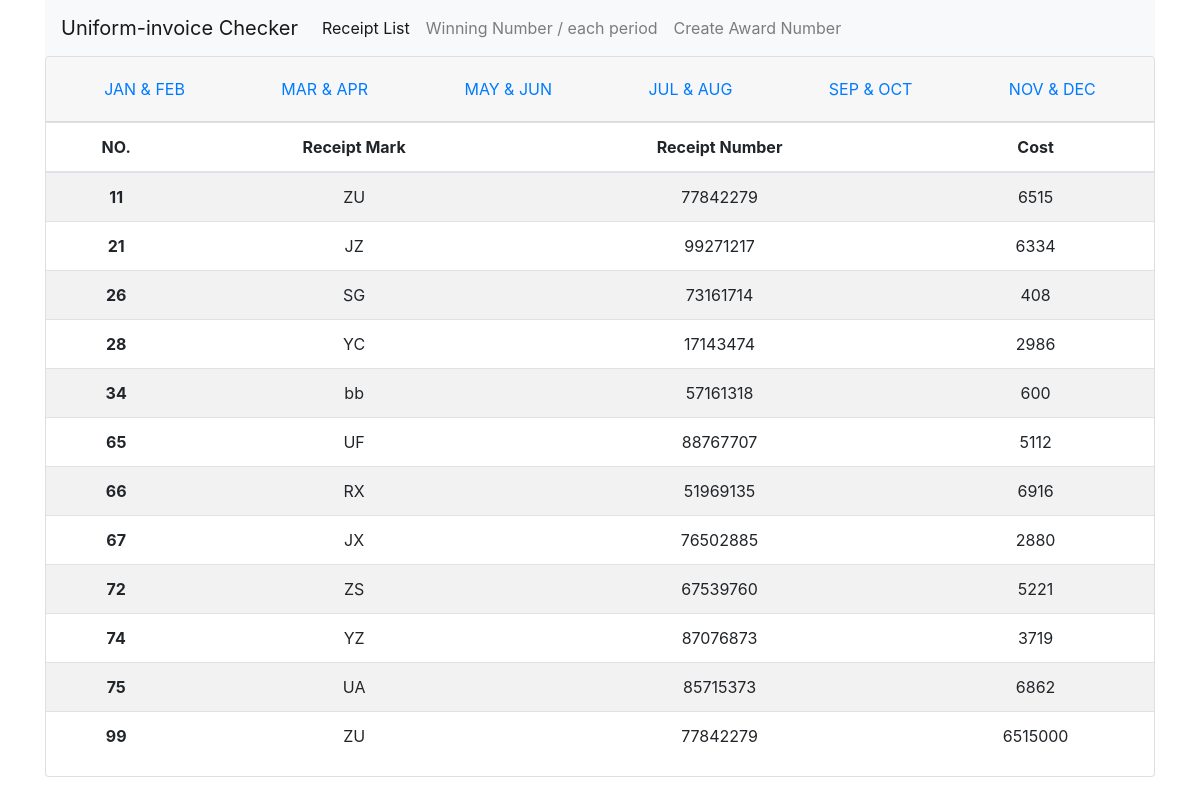
/receipt_list.php?period=2, run on the app's committed database.
### tables this page shows
CREATE TABLE `invoice` (
  `id` int(10) UNSIGNED NOT NULL,
  `code` varchar(2) NOT NULL,
  `number` varchar(8) NOT NULL,
  `period` tinyint(1) UNSIGNED NOT NULL,
  `expend` int(6) UNSIGNED NOT NULL,
  `year` varchar(4) NOT NULL
);

### com/base.php (called while the page is built, shortened)
<?php
$dsn="mysql:host=localhost;charset=utf8;dbname=Invoice";
$pdo=new PDO($dsn,'root',"12345678");
function all($table,...$arg){
    global $pdo;
    $sql="select * from $table ";
    if(isset($arg[0]) && is_array($arg[0])){
        $tmp=[];
        foreach($arg[0] as $key => $value){
            $tmp[]=sprintf("`%s`='%s'",$key,$value);
        }
        $sql=$sql." where " . implode(" && ",$tmp);
    }
    return $pdo->query($sql)->fetchAll();
}
?>

### receipt_list.php (the view, shortened to what this page needs)
<?php include_once "./com/base.php"; ?>
<!DOCTYPE html>
<html lang="en">
<head>
    <link rel="stylesheet" href="https://stackpath.bootstrapcdn.com/bootstrap/4.5.0/css/bootstrap.min.css">
</head>
<body>
    <form class="container" action="Key-in_Invoice.php" method="post">
        <?php
        include "header.php";
        $period = ceil(date("n") / 2);
        if (isset($_GET['period'])) {
            $period = $_GET['period'];
        }
        ?>
        <div class="card text-center">
            <header class="card-header">
                <ul class="nav nav-pills card-header-pills justify-content-around">
                    <li class="nav-item">
                        <a class="nav-link" href="receipt_list.php?period=1">JAN & FEB</a>
                    </li>
                    <li class="nav-item">
                        <a class="nav-link" href="receipt_list.php?period=2">MAR & APR</a>
                    </li>
                    <li class="nav-item">
                        <a class="nav-link" href="receipt_list.php?period=3">MAY & JUN</a>
                    </li>
                    <li class="nav-item">
                        <a class="nav-link" href="receipt_list.php?period=4">JUL & AUG</a>
                    </li>
                    <li class="nav-item">
                        <a class="nav-link" href="receipt_list.php?period=5">SEP & OCT</a>
                    </li>
                    <li class="nav-item">
                        <a class="nav-link" href="receipt_list.php?period=6">NOV & DEC</a>
                    </li>
                </ul>
            </header>
            <article>
                <div class="tab-pane fade show active">
                    <table class="table table-striped">
                        <thead>
                            <tr>
                                <th scope="col">NO.</th>
                                <th scope="col">Receipt Mark</th>
                                <th scope="col">Receipt Number</th>
                                <th scope="col">Cost</th>
                            </tr>
                        </thead>
                        <tbody>
                            <tr>
                                <?php
                                $rows = all("invoice", ["period" => $period]);
                                foreach ($rows as $row) {
                                ?>
                                    <th scope="row"><?= $row['id']; ?></th>
                                    <td><?= $row['code']; ?></td>
                                    <td><?= $row['number']; ?></td>
                                    <td><?= $row['expend']; ?></td>
                            </tr>
                        <?php
                                }
                        ?>
                        </tbody>
                    </table>
            </article>
        </div>
    </form>
</body>
</html>

### data on the page
invoice: id "11", code "ZU", number "77842279", expend "6515"
invoice: id "21", code "JZ", number "99271217", expend "6334"
invoice: id "26", code "SG", number "73161714", expend "408"
invoice: id "28", code "YC", number "17143474", expend "2986"
invoice: id "34", code "bb", number "57161318", expend "600"
invoice: id "65", code "UF", number "88767707", expend "5112"
invoice: id "66", code "RX", number "51969135", expend "6916"
invoice: id "67", code "JX", number "76502885", expend "2880"
invoice: id "72", code "ZS", number "67539760", expend "5221"
invoice: id "74", code "YZ", number "87076873", expend "3719"
invoice: id "75", code "UA", number "85715373", expend "6862"
invoice: id "99", code "ZU", number "77842279", expend "6515000"
